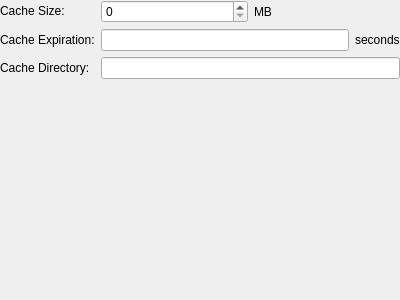
<?xml version="1.0" encoding="UTF-8"?>
<ui version="4.0">
 <class>cacheConfigWidget</class>
 <widget class="QWidget" name="cacheConfigWidget">
  <property name="geometry">
   <rect>
    <x>0</x>
    <y>0</y>
    <width>400</width>
    <height>300</height>
   </rect>
  </property>
  <property name="windowTitle">
   <string>Form</string>
  </property>
  <layout class="QVBoxLayout" name="verticalLayout">
   <property name="margin">
    <number>0</number>
   </property>
   <item>
    <layout class="QHBoxLayout" name="horizontalLayout_5">
     <item>
      <layout class="QVBoxLayout" name="verticalLayout_3">
       <item>
        <widget class="QLabel" name="label_6">
         <property name="text">
          <string>Cache Size:</string>
         </property>
        </widget>
       </item>
       <item>
        <widget class="QLabel" name="label_7">
         <property name="text">
          <string>Cache Expiration:</string>
         </property>
        </widget>
       </item>
       <item>
        <widget class="QLabel" name="label_17">
         <property name="text">
          <string>Cache Directory:</string>
         </property>
        </widget>
       </item>
      </layout>
     </item>
     <item>
      <layout class="QVBoxLayout" name="verticalLayout_4">
       <item>
        <layout class="QHBoxLayout" name="horizontalLayout_6">
         <item>
          <widget class="QSpinBox" name="sizeValue">
           <property name="maximum">
            <number>9999</number>
           </property>
          </widget>
         </item>
         <item>
          <widget class="QLabel" name="label_8">
           <property name="text">
            <string>MB</string>
           </property>
          </widget>
         </item>
        </layout>
       </item>
       <item>
        <layout class="QHBoxLayout" name="horizontalLayout_7">
         <item>
          <widget class="QLineEdit" name="expirationValue"/>
         </item>
         <item>
          <widget class="QLabel" name="label_9">
           <property name="text">
            <string>seconds</string>
           </property>
          </widget>
         </item>
        </layout>
       </item>
       <item>
        <layout class="QGridLayout" name="gridLayout">
         <item row="0" column="0">
          <widget class="QLineEdit" name="cacheDirectory"/>
         </item>
        </layout>
       </item>
      </layout>
     </item>
    </layout>
   </item>
   <item>
    <spacer name="verticalSpacer">
     <property name="orientation">
      <enum>Qt::Vertical</enum>
     </property>
     <property name="sizeType">
      <enum>QSizePolicy::Expanding</enum>
     </property>
     <property name="sizeHint" stdset="0">
      <size>
       <width>20</width>
       <height>183</height>
      </size>
     </property>
    </spacer>
   </item>
  </layout>
 </widget>
 <resources/>
 <connections/>
</ui>
